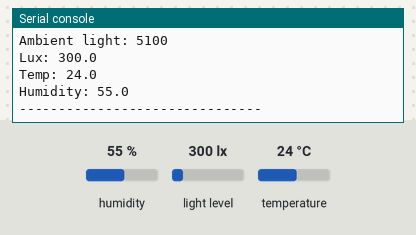
The program below on a simulated Raspberry Pi Pico running CircuitPython. Parts: the last lines printed to the serial console. The inputs (shaded band) are chosen by the test bench; at power-on: humidity 55 %, light level 300 lx, temperature 24 °C.

Above: at 1.2 s.
1.3 s: humidity set to 22 %
4.3 s: light level set to 40 lx
At 6.3 s:
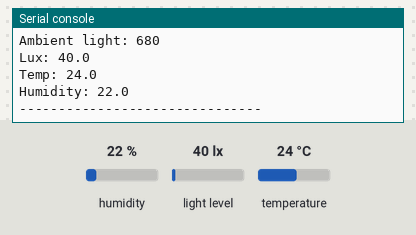
7.3 s: temperature set to 12 °C
At 11.4 s:
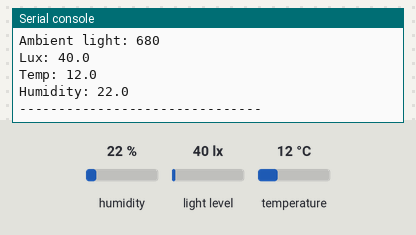

The program:

i2c_read_data.py
```python
# Reading sensor data

"""
To get data from the VEML7700 light sensor, install the following:
- adafruit_bus_device
- adafruit_register
- adafruit_veml7700.mpy

To get data from the AHT20 temp & humidity sensor, install the following:
- adafruit_bus_device (already added above)
- adafruit_ahtx0.mpy

library files can be donwloaded from:
from: https://github.com/adafruit/Adafruit_CircuitPython_Bundle/releases
"""

import time
import board
import busio
import adafruit_veml7700
import adafruit_ahtx0

i2c = busio.I2C(board.GP1, board.GP0)    # Pi Pico RP2040, RP2350
veml7700 = adafruit_veml7700.VEML7700(i2c)
aht20 = adafruit_ahtx0.AHTx0(i2c)

while True:
    print("Ambient light:", veml7700.light)
    print("Lux:", veml7700.lux)
    print("Temp:", aht20.temperature)
    print("Humidity:", aht20.relative_humidity)
    print("-------------------------------")
    time.sleep(5)
```

Measured:
- after the input at 4.3 s, the serial console: prints a new line after 0.70 s (image 1)
- after the input at 7.3 s, the serial console: prints a new line after 2.7 s (image 2)
